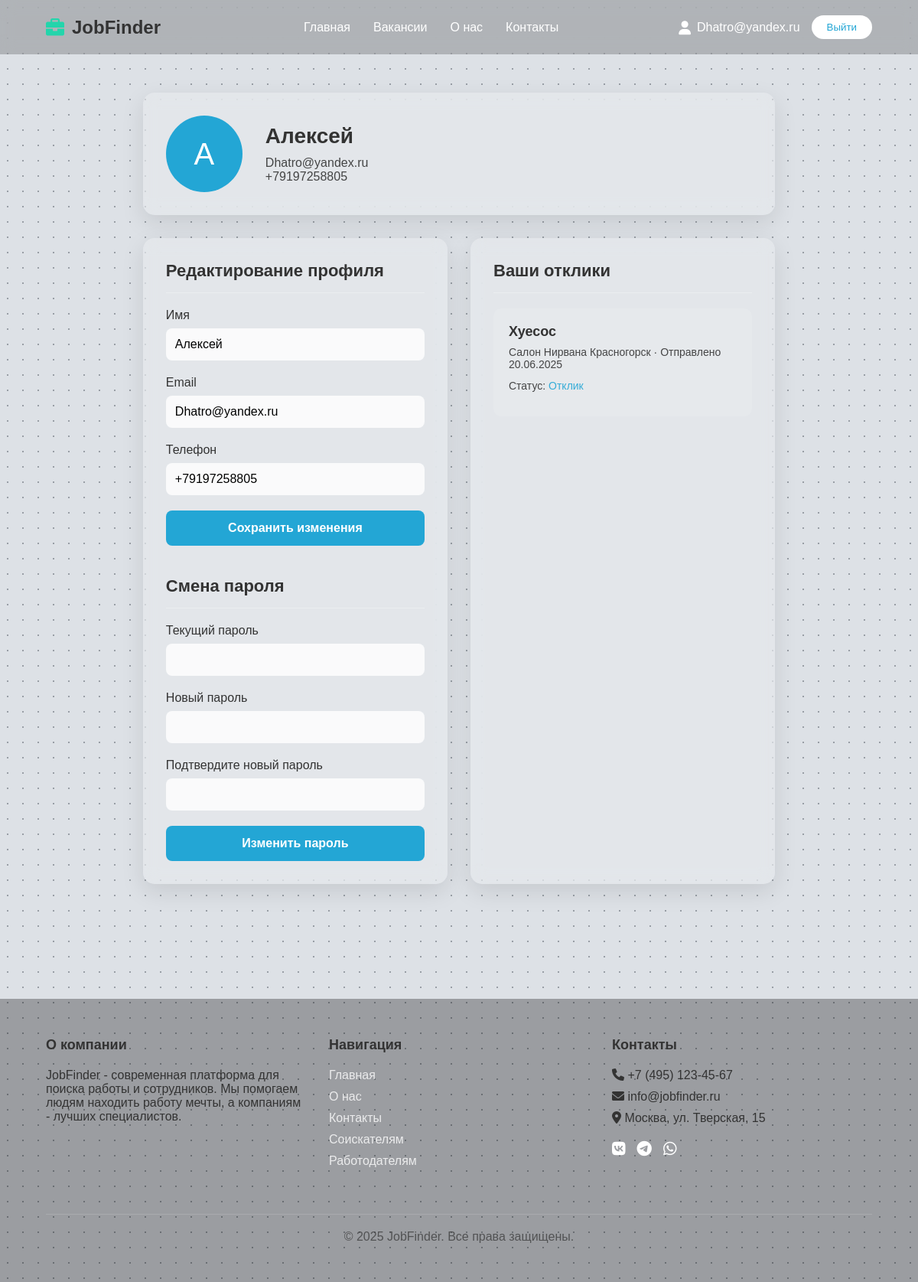
The app's page /profile.php (signed in) with its own data.
### tables this page shows
CREATE TABLE `users` (
  `id` int NOT NULL,
  `username` varchar(32) NOT NULL,
  `password` varchar(64) NOT NULL,
  `fuulname` varchar(64) NOT NULL,
  `email` varchar(32) NOT NULL,
  `phone` varchar(32) NOT NULL
);

CREATE TABLE `response` (
  `id` int NOT NULL,
  `id_user` int NOT NULL,
  `id_job` int NOT NULL,
  `status` varchar(20) NOT NULL DEFAULT 'Отклик',
  `date_response` timestamp NOT NULL DEFAULT CURRENT_TIMESTAMP
);

CREATE TABLE `job` (
  `id` int NOT NULL,
  `profession` varchar(64) NOT NULL,
  `description` text NOT NULL,
  `salary_from` int DEFAULT NULL,
  `salary_to` int DEFAULT NULL,
  `salary_currency` varchar(3) DEFAULT 'RUB',
  `salary_gross` tinyint(1) DEFAULT '1' COMMENT 'TRUE - зарплата до вычета налогов, FALSE - после',
  `location` varchar(100) DEFAULT NULL COMMENT 'Город/регион работы',
  `remote_available` tinyint(1) DEFAULT '0' COMMENT 'Возможность удалённой работы',
  `experience` varchar(50) DEFAULT NULL COMMENT 'Требуемый опыт работы',
  `employment_type` varchar(50) DEFAULT NULL COMMENT 'Тип занятости (полная, частичная и т.д.)',
  `work_schedule` varchar(50) DEFAULT NULL COMMENT 'График работы',
  `created_at` timestamp NULL DEFAULT CURRENT_TIMESTAMP
);

### public/profile.php (the view, shortened to what this page needs)
<?php
require_once 'db.php';
$userId = $_SESSION['user_id'];
$stmt = $pdo->prepare("SELECT * FROM users WHERE id = ?");
$stmt->execute([$userId]);
$user = $stmt->fetch();
    $responsesStmt = $pdo->prepare("
        SELECT r.id, r.date_response, r.status,
            j.profession, j.location, j.created_at
        FROM response r
        JOIN job j ON r.id_job = j.id
        WHERE r.id_user = ?
        ORDER BY r.id DESC
    ");
    $responsesStmt->execute([$userId]);
    $responses = $responsesStmt->fetchAll(PDO::FETCH_ASSOC);
?>
<!DOCTYPE html>
<html lang="ru">
<head>
    <link rel="stylesheet" href="https://cdnjs.cloudflare.com/ajax/libs/font-awesome/6.0.0-beta3/css/all.min.css">
    <link rel="stylesheet" href="/css/profile.css">
</head>
<body>
    <?php include 'includes/header.php';?>
    <main class="dashboard">
        <div class="profile-header">
            <div class="profile-pic" id="user-avatar">
                <?= strtoupper(substr($user['fuulname'], 0, 2)) ?>
            </div>
            <div class="profile-info">
                <h2 id="user-name"><?= htmlspecialchars($user['fuulname']) ?></h2>
                <p id="user-email"><?= htmlspecialchars($user['email']) ?></p>
                <p id="user-phone"><?= htmlspecialchars($user['phone']) ?></p>
            </div>
        </div>
        <div class="dashboard-content">
            <div class="dashboard-section">
                <h3>Редактирование профиля</h3>
                <form id="profile-form">
                    <div class="form-group">
                        <label for="profile-name">Имя</label>
                        <input type="text" id="profile-name" value="<?= htmlspecialchars($user['fuulname']) ?>" required>
                    </div>
                    <div class="form-group">
                        <label for="profile-email">Email</label>
                        <input type="email" id="profile-email" value="<?= htmlspecialchars($user['email']) ?>" required>
                    </div>
                    <div class="form-group">
                        <label for="profile-phone">Телефон</label>
                        <input type="tel" id="profile-phone" value="<?= htmlspecialchars($user['phone']) ?>" placeholder="+7 (___) ___-____">
                    </div>
                    <button type="submit" class="submit-btn">Сохранить изменения</button>
                </form>
                <h3 style="margin-top: 40px;">Смена пароля</h3>
                <form id="password-form">
                    <div class="form-group">
                        <label for="current-password">Текущий пароль</label>
                        <input type="password" id="current-password" required>
                    </div>
                    <div class="form-group">
                        <label for="new-password">Новый пароль</label>
                        <input type="password" id="new-password" required>
                    </div>
                    <div class="form-group">
                        <label for="confirm-password">Подтвердите новый пароль</label>
                        <input type="password" id="confirm-password" required>
                    </div>
                    <button type="submit" class="submit-btn">Изменить пароль</button>
                </form>
            </div>
            <div class="dashboard-section">
                <h3>Ваши отклики</h3>
                <?php if (empty($responses)): ?>
                    <p>У вас пока нет откликов на вакансии.</p>
                <?php else: ?>
                    <?php foreach ($responses as $response): ?>
                        <div class="vacancy-item">
                            <h4><?= htmlspecialchars($response['profession']) ?></h4>
                            <p>
                                <?= htmlspecialchars($response['location']) ?> ·
                                Отправлено <?= date('d.m.Y', strtotime($response['created_at'])) ?>
                            </p>
                            <p>Статус:
                                <span style="color:
                                    <?= $response['status'] == 'Собеседования' ? '#23d5ab' :
                                       ($response['status'] == 'Отклонен' ? '#ff6b6b' : '#23a6d5') ?>">
                                    <?= htmlspecialchars($response['status']) ?>
                                </span>
                            </p>
                        </div>
                    <?php endforeach; ?>
                <?php endif; ?>
            </div>
        </div>
    </main>
    <?php include 'includes/footer.php'; ?>
</body>
</html>

### public/includes/header.php (shortened to what this page needs)
<header>
    <div class="logo">
        <i class="fas fa-briefcase"></i>
        <span>JobFinder</span>
    </div>
    <nav>
        <ul>
            <li><a href="index.php">Главная</a></li>
            <li><a href="vacancies.php" class="active">Вакансии</a></li>
            <li><a href="index.php#about" id="about-link">О нас</a></li>
            <li><a href="index.php#contacts" id="contacts-link">Контакты</a></li>
        </ul>
    </nav>
    <div class="auth-section">
        <?php if (isset($_SESSION['user_id'])): ?>
            <div class="user-profile">
                <a href="profile.php" class="profile-link">
                    <i class="fas fa-user"></i>
                    <span><?= htmlspecialchars($_SESSION['user_name']) ?></span>
                </a>
                <button id="logout-btn" class="logout-btn">Выйти</button>
            </div>
        <?php endif; ?>
    </div>
</header>

### public/includes/footer.php (shortened to what this page needs)
<footer>
    <div class="footer-content">
        <div class="footer-section">
            <h3>О компании</h3>
            <p>JobFinder - современная платформа для поиска работы и сотрудников. Мы помогаем людям находить работу мечты, а компаниям - лучших специалистов.</p>
        </div>
        <div class="footer-section">
            <h3>Навигация</h3>
            <ul>
                <li><a href="#">Главная</a></li>
                <li><a href="#">О нас</a></li>
                <li><a href="#">Контакты</a></li>
                <li><a href="#">Соискателям</a></li>
                <li><a href="#">Работодателям</a></li>
            </ul>
        </div>
        <div class="footer-section">
            <h3>Контакты</h3>
            <ul>
                <li><i class="fas fa-phone"></i> +7 (495) 123-45-67</li>
                <li><i class="fas fa-envelope"></i> info@jobfinder.ru</li>
                <li><i class="fas fa-map-marker-alt"></i> Москва, ул. Тверская, 15</li>
            </ul>
            <div class="social-icons">
                <a href="#"><i class="fab fa-vk"></i></a>
                <a href="#"><i class="fab fa-telegram"></i></a>
                <a href="#"><i class="fab fa-whatsapp"></i></a>
            </div>
        </div>
    </div>
    <div class="copyright">
        <p>&copy; 2025 JobFinder. Все права защищены.</p>
    </div>
</footer>

### public/css/profile.css (style rules this page uses)
* { margin: 0; padding: 0; box-sizing: border-box; font-family: 'Arial', sans-serif; }
body { color: white; min-height: 100vh; display: flex; flex-direction: column; background-color: #dde1e6; background-image: radial-gradient(#989ea5 1px, transparent 1px); background-size: 20px 20px; color: #333; }
header { padding: 20px 5%; display: flex; justify-content: space-between; align-items: center; background-color: rgba(0, 0, 0, 0.2); backdrop-filter: blur(10px); }
.logo { font-size: 24px; font-weight: bold; display: flex; align-items: center; }
.logo i { margin-right: 10px; color: #23d5ab; }
nav ul { display: flex; list-style: none; }
nav ul li { margin-left: 30px; }
nav ul li a { color: white; text-decoration: none; font-weight: 500; transition: color 0.3s; }
.logout-btn { padding: 8px 20px; border-radius: 20px; border: none; background: white; color: #23a6d5; cursor: pointer; font-weight: 500; transition: all 0.3s; }
.dashboard { padding: 50px 5%; max-width: 1200px; margin: 0 auto; }
.profile-header { display: flex; align-items: center; margin-bottom: 30px; background: rgba(255, 255, 255, 0.2); backdrop-filter: blur(10px); padding: 30px; border-radius: 15px; box-shadow: 0 10px 30px rgba(0, 0, 0, 0.1); }
.profile-pic { width: 100px; height: 100px; border-radius: 50%; background: #23a6d5; display: flex; justify-content: center; align-items: center; font-size: 40px; color: white; margin-right: 30px; }
.profile-info h2 { margin-bottom: 10px; font-size: 28px; }
.profile-info p { font-size: 16px; opacity: 0.9; }
.dashboard-content { display: flex; gap: 30px; flex-wrap: wrap; }
.dashboard-section { flex: 1; min-width: 300px; background: rgba(255, 255, 255, 0.2); backdrop-filter: blur(10px); padding: 30px; border-radius: 15px; box-shadow: 0 10px 30px rgba(0, 0, 0, 0.1); }
.dashboard-section h3 { margin-bottom: 20px; padding-bottom: 15px; border-bottom: 1px solid rgba(255, 255, 255, 0.3); font-size: 22px; }
.form-group { margin-bottom: 20px; }
.form-group label { display: block; margin-bottom: 8px; font-weight: 500; }
.form-group input { width: 100%; padding: 12px; border: none; border-radius: 8px; background: rgba(255, 255, 255, 0.8); font-size: 16px; }
.submit-btn { width: 100%; padding: 14px; background: #23a6d5; color: white; border: none; border-radius: 8px; font-size: 16px; font-weight: bold; cursor: pointer; transition: background 0.3s; }
.vacancy-item { background: rgba(255, 255, 255, 0.1); padding: 20px; border-radius: 10px; margin-bottom: 20px; }
.vacancy-item h4 { margin-bottom: 8px; font-size: 18px; }
.vacancy-item p { font-size: 14px; opacity: 0.9; margin-bottom: 12px; }

### public/includes/header.php (style rules this page uses)
.user-profile { display: flex; align-items: center; gap: 15px; }
.profile-link { display: flex; align-items: center; gap: 8px; color: white; text-decoration: none; font-weight: 500; transition: color 0.3s; }
.profile-link i { font-size: 18px; }
.logout-btn { padding: 8px 20px; border-radius: 20px; border: none; background: white; color: #23a6d5; cursor: pointer; font-weight: 500; transition: all 0.3s; }

### public/includes/footer.php (style rules this page uses)
footer { background: rgba(0, 0, 0, 0.3); padding: 50px 5%; margin-top: 100px; }
.footer-content { display: flex; justify-content: space-between; flex-wrap: wrap; gap: 30px; }
.footer-section { flex: 1; min-width: 200px; }
.footer-section h3 { margin-bottom: 20px; font-size: 18px; }
.footer-section ul { list-style: none; }
.footer-section ul li { margin-bottom: 10px; }
.footer-section ul li a { color: white; text-decoration: none; opacity: 0.8; transition: opacity 0.3s; }
.social-icons { display: flex; gap: 15px; margin-top: 20px; }
.social-icons a { color: white; font-size: 20px; transition: transform 0.3s; }
.copyright { text-align: center; margin-top: 50px; padding-top: 20px; border-top: 1px solid rgba(255, 255, 255, 0.2); opacity: 0.7; }

### records on screen
users: fuulname "А", fuulname "Алексей", email "Dhatro@yandex.ru", phone "+79197258805"
response: id_job.profession "Хуесос", id_job.location "Салон Нирвана Красногорск", id_job.created_at "20.06.2025", status "Отклик"

### other values on screen
$_SESSION['user_name'] "Dhatro@yandex.ru"
